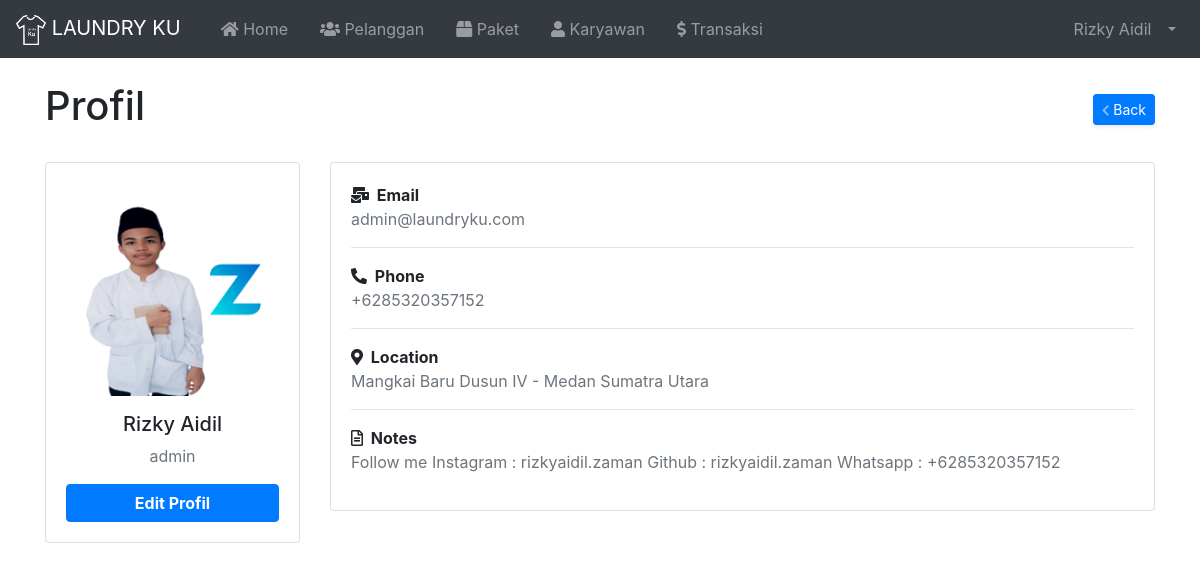
The app's page /index.php?page=Profil (signed in) with its own data.
### tables this page shows
CREATE TABLE `tbl_karyawan` (
  `id` int(11) NOT NULL,
  `nama` varchar(100) NOT NULL,
  `username` varchar(30) NOT NULL,
  `password` varchar(255) NOT NULL,
  `email` varchar(255) NOT NULL,
  `no_hp` varchar(20) NOT NULL,
  `alamat` varchar(100) NOT NULL,
  `catatan` varchar(255) NOT NULL,
  `image` varchar(255) NOT NULL,
  `role` varchar(20) NOT NULL
);

### index.php (called while the page is built, shortened)
<?php
  require 'load/function.php';
?>
<?php require_once 'header.php'; ?>
<?php require 'content.php'; ?>
<?php require_once 'footer.php'; ?>

### page/user/profil.php (the view)
<div class="container">
  <div class="d-sm-flex align-items-center justify-content-between mt-4 mb-4">
    <h1>Profil</h1>
    <a href="?page=index.php" class="d-none d-sm-inline-block btn btn-sm btn-primary shadow-sm">
			<i class="fas fa-chevron-left fa-sm text-white-50"></i> Back</a>
  </div>
  <div class="row">
    <div class="col-md-3">
      <div class="card card-primary card-outline">
        <div class="card-body box-profile">
          <div class="text-center">
            <img class="profile-user-img img-fluid img-circle" src="upload/karyawan/<?= $user['image']; ?>"
              alt="User profile picture">
          </div>
          <h5 class="text-center mt-3"><?= $user['nama']; ?></h5>
          <p class="text-muted text-center"><?= $user['username']; ?></p>
          <a href="?page=EditProfil" class="btn btn-primary btn-block"><b>Edit Profil</b></a>
        </div>
      </div>
    </div>
    <div class="col-md">
      <div class="card">
        <div class="card-body">
          <strong><i class="fas fa-mail-bulk mr-1"></i> Email</strong>
          <p class="text-muted"><?= $user['email']; ?></p>
          <hr>
          <strong><i class="fas fa-phone-alt mr-1"></i> Phone</strong>
          <p class="text-muted"><?= $user['no_hp']; ?></p>
          <hr>
          <strong><i class="fas fa-map-marker-alt mr-1"></i> Location</strong>
          <p class="text-muted"><?= $user['alamat']; ?></p>
          <hr>
          <strong><i class="far fa-file-alt mr-1"></i> Notes</strong>
          <p class="text-muted"><?= $user['catatan']; ?></p>
        </div>
      </div>
    </div>
  </div>
</div>

### header.php (shortened to what this page needs)
<?php
  $id = $_SESSION['id'];
  $result = mysqli_query($koneksi, "SELECT * FROM tbl_karyawan WHERE id = '$id'");
  $user = mysqli_fetch_assoc($result);
?>
<!DOCTYPE html>
<html lang="en">
<head>
	<link rel="stylesheet" href="asset/vendor/bootstrap-4.5.3/css/bootstrap.min.css">
	<link rel="stylesheet" href="asset/vendor/fontawesome/css/all.min.css">
	<link rel="stylesheet" href="asset/vendor/datatables-b4/datatables.min.css">
</head>
<body>
	<nav class="navbar navbar-expand-lg navbar-dark bg-dark">
		<a class="navbar-brand" href="index.php">
			<img src="asset/img/logo.png" width="30" height="30" alt="">
			LAUNDRY KU
		</a>
		<div class="collapse navbar-collapse" id="navbarSupportedContent">
			<ul class="navbar-nav mr-auto">
				<li class="nav-item ml-3">
					<a class="nav-link" href="index.php"><i class="fas fa-home"></i> Home<span class="sr-only">(current)</span></a>
				</li>
				<li class="nav-item ml-3">
					<a class="nav-link" href="?page=Pelanggan"><i class="fas fa-users"></i> Pelanggan</a>
				</li>
				<li class="nav-item ml-3">
					<a class="nav-link" href="?page=Paket"><i class="fas fa-box"></i> Paket</a>
				</li>
				<?php if ($user['role'] == 'Admin') : ?>
				<li class="nav-item ml-3">
					<a class="nav-link" href="?page=Karyawan"><i class="fas fa-user"></i> Karyawan</a>
				</li>
				<?php endif; ?>
				<li class="nav-item ml-3">
					<a class="nav-link " href="?page=Transaksi"><i class="fas fa-dollar-sign"></i> Transaksi</a>
				</li>
			</ul>
			<ul class="navbar-nav ml-auto">
				<li class="nav-item dropdown">
					<a class="nav-link dropdown-toggle" href="#" id="userDropdown" role="button" data-toggle="dropdown"
						aria-haspopup="true" aria-expanded="false">
						<span class="mr-2 d-none d-lg-inline"><?= $user['nama']; ?></span>
					</a>
				</li>
			</ul>
		</div>
	</nav>

### records on screen
tbl_karyawan: nama "Rizky Aidil", image (picture), username "admin", email "admin@laundryku.com", no_hp "+6285320357152", alamat "Mangkai Baru Dusun IV - Medan Sumatra Utara", catatan "Follow me Instagram : rizkyaidil.zaman Github : rizkyaidil.zaman Whatsapp : +6285320357152"
